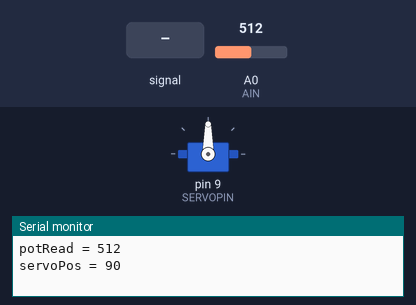
A sketch run on a simulated Arduino Uno, built with avr-gcc and run on an emulated ATmega328P. On the bench: servo, the last lines printed to the serial monitor. Inputs (shaded band) come from the test bench; at power-on: A0 (AIN) = 512.

Above: at 1.2 s.
1.3 s: A0 (AIN) fed a 200 Hz sine of ±81 counts around its level
At 3.31 s:
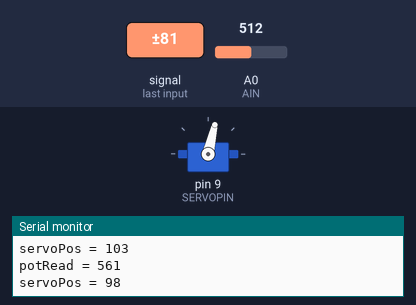
4.3 s: A0 (AIN) set to 716
At 5.2 s:
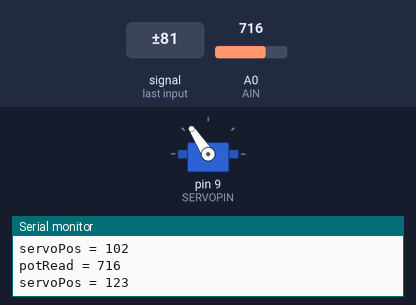
5.8 s: A0 (AIN) set to 900
At 6.3 s:
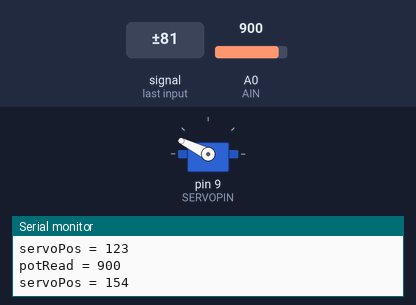
7.3 s: A0 (AIN) fed a 200 Hz sine of ±81 counts around its level
At 9.25 s:
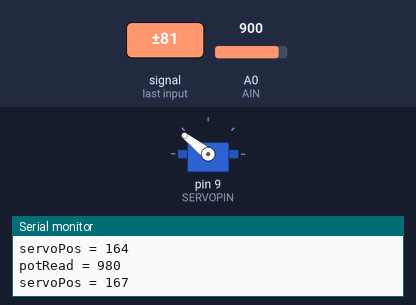
10.3 s: A0 (AIN) set to 306
11.8 s: A0 (AIN) fed a 1000 Hz sine of ±255 counts around its level
Timing chart, 0 to 15.8 s (numbered marks = the images above; inputs shaded):
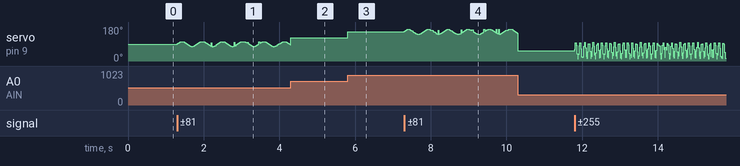

The sketch:

Example-1_Servo-Driving.ino
```cpp
#include <Servo.h> // We include the built-in Servo.h library

#define SERVOPIN 9 // SERVOPIN is 9
#define AIN A0 // Analog input is A0

// This is known as an object, different from a variable, that it has built-in functions
// They usually take care of complicated logic
Servo myServo; // We declare a Servo object, myServo

int potRead = 0; // potRead is initialized as 0.
int servoPos = 0; // servoPos, the servo position is initialized as 0.

unsigned long time = 0; // We create a time variable to store time since boot (obtained with millis())
unsigned long prevTime = 0; // prevTime is to compare elapsed time, to wait between prints, without using delay()
// millis() itself overflows after 4294967295ms/1000/60/60/24 = 49.71 days, meaning it restarts from 0
// Due to using unsigned long, the overflow causes no issue, it might otherwise

void setup() {
  myServo.attach(SERVOPIN); // myServo.attach() is an object function, setting up the pin SERVOPIN to drive the servo
  Serial.begin(9600); // We start the UART interface at 9600 baud
}

void loop() {
  potRead = analogRead(AIN); // Potentiometer is read on A0
  servoPos = map(potRead, 0, 1023, 5, 175); // potRead is mapped to a valid servoPos. The 9g servo travels between 0-180 deg. 5-175 is a safety precaution
  myServo.write(servoPos); // servoPos is passed to myServo.write() to set the servo

  // Sample the current millis(), and check if enough time elapsed:
  time = millis();
  if((time - prevTime) >= 1000){
    Serial.print("potRead = "); Serial.println(potRead); // potRead is written over Serial
    Serial.print("servoPos = "); Serial.println(servoPos); // servoPos is written over Serial
    prevTime = time; // prevTime is updated
  }

}
```

Measured:
- after the input at 5.8 s, servo on pin 9 (SERVOPIN): 123° → 154° at once
